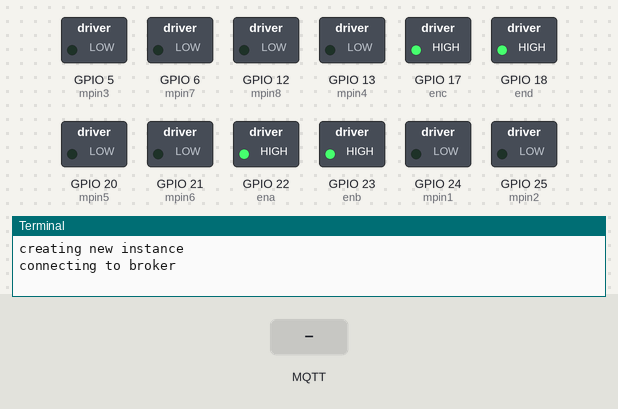
Bench run of a program on a simulated Raspberry Pi (BCM pin numbers). On the bench: switched loads named in the program (green lamp = pin HIGH), the last lines printed to the terminal. Inputs (shaded band) come from the test bench. No MQTT or app messages arrive unless stated.

Above: at 1.3 s.
1.4 s: MQTT message "s" arrives on the first subscribed topic
At 2.6 s:
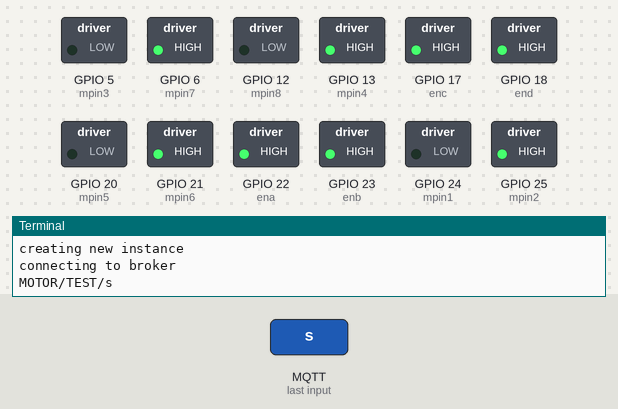
2.9 s: MQTT message "b" arrives on the first subscribed topic
At 3.8 s:
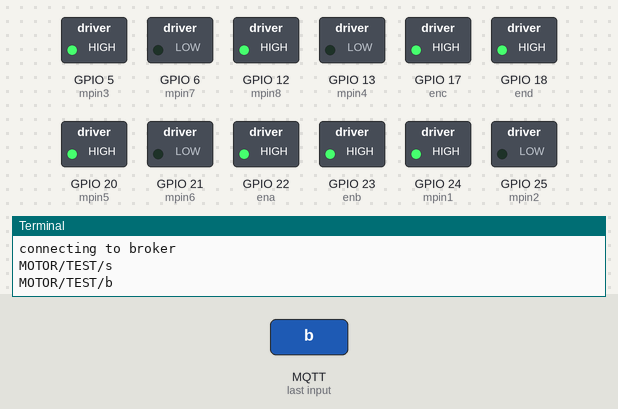
4.4 s: MQTT message "l" arrives on the first subscribed topic
At 4.9 s:
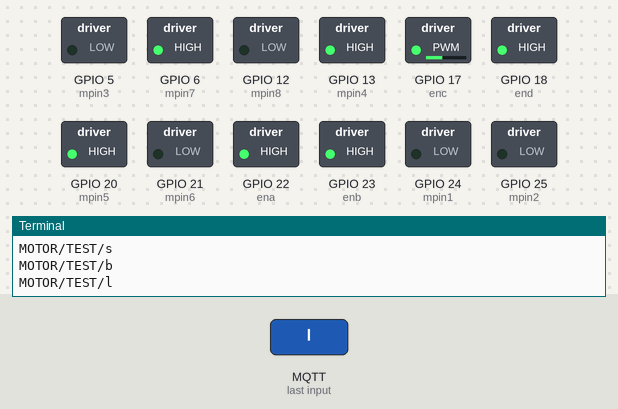
5.9 s: MQTT message "t" arrives on the first subscribed topic
At 7.1 s:
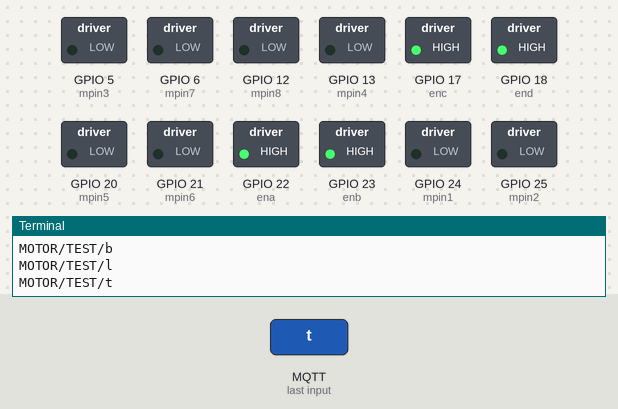
7.4 s: MQTT message "r" arrives on the first subscribed topic
At 8.4 s:
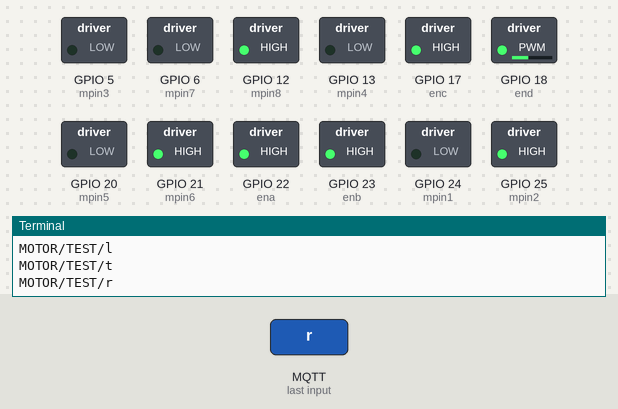
8.9 s: MQTT message "s" arrives on the first subscribed topic
At 9.5 s:
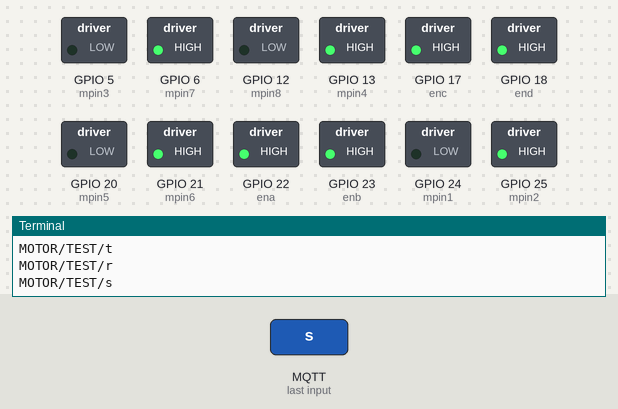
Timing chart, 0 to 11.4 s (numbered marks = the images above; inputs shaded):
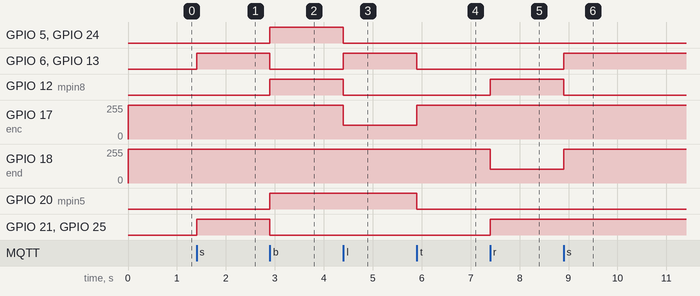

The program:

mqtt02.py
```python
import RPi.GPIO as GPIO
import paho.mqtt.client as mqtt
import sys
import threading
import signal
import os
import time

pin = 4        # 라인 근접 센서
mpin1 = 24      # 앞 왼 바퀴1
mpin2 = 25      # 앞 왼 바퀴2
mpin3 = 5       # 앞 오 바퀴1
mpin4 = 13      # 앞 오 바퀴2
ena = 22        # 앞 오 바퀴 enable 입력
enb = 23        # 앞 오 바퀴 enable 입력
mpin5 = 20      # 뒤 왼 바퀴1
mpin6 = 21      # 뒤 왼 바퀴2
mpin7 = 6       # 뒤 오 바퀴1
mpin8 = 12      # 뒤 오 바퀴2
enc = 17        # 뒤 왼 바퀴 enable 입력
end = 18        # 뒤 오 바퀴 enable 입력

GPIO.setmode(GPIO.BCM)
GPIO.setup(pin, GPIO.IN)
GPIO.setup(mpin1, GPIO.OUT)
GPIO.setup(mpin2, GPIO.OUT)
GPIO.setup(mpin3, GPIO.OUT)
GPIO.setup(mpin4, GPIO.OUT)
GPIO.setup(ena, GPIO.OUT)
GPIO.setup(enb, GPIO.OUT)
GPIO.setup(mpin5, GPIO.OUT)
GPIO.setup(mpin6, GPIO.OUT)
GPIO.setup(mpin7, GPIO.OUT)
GPIO.setup(mpin8, GPIO.OUT)
GPIO.setup(enc, GPIO.OUT)
GPIO.setup(end, GPIO.OUT)

pa = GPIO.PWM(ena, 100)
pb = GPIO.PWM(enb, 100)
pa.start(100)
pb.start(100)
pc = GPIO.PWM(enc, 100)
pd = GPIO.PWM(end, 100)
pc.start(100)
pd.start(100)

GPIO.output(mpin1, False)
GPIO.output(mpin2, False)
GPIO.output(mpin3, False)
GPIO.output(mpin4, False)
GPIO.output(mpin5, False)
GPIO.output(mpin6, False)
GPIO.output(mpin7, False)
GPIO.output(mpin8, False)

def setOg():
    pa.ChangeDutyCycle(100)
    pb.ChangeDutyCycle(100)
    pc.ChangeDutyCycle(100)
    pd.ChangeDutyCycle(100)

def set_left():
    pc.ChangeDutyCycle(40)
    GPIO.output(mpin1, False)
    GPIO.output(mpin2, False)
    GPIO.output(mpin3, False)
    GPIO.output(mpin4, True)
    GPIO.output(mpin5, True)
    GPIO.output(mpin6, False)
    GPIO.output(mpin7, True)
    GPIO.output(mpin8, False)

def set_right():
    pd.ChangeDutyCycle(40)
    GPIO.output(mpin1, False)
    GPIO.output(mpin2, True)
    GPIO.output(mpin3, False)
    GPIO.output(mpin4, False)
    GPIO.output(mpin5, False)
    GPIO.output(mpin6, True)
    GPIO.output(mpin7, False)
    GPIO.output(mpin8, True)

def set_start():
    setOg()
    GPIO.output(mpin1, False)
    GPIO.output(mpin2, True)
    GPIO.output(mpin3, False)
    GPIO.output(mpin4, True)
    GPIO.output(mpin5, False)
    GPIO.output(mpin6, True)
    GPIO.output(mpin7, True)
    GPIO.output(mpin8, False)

def set_back():
    setOg()
    GPIO.output(mpin1, True)
    GPIO.output(mpin2, False)
    GPIO.output(mpin3, True)
    GPIO.output(mpin4, False)
    GPIO.output(mpin5, True)
    GPIO.output(mpin6, False)
    GPIO.output(mpin7, False)
    GPIO.output(mpin8, True)

def stop():
    setOg()
    GPIO.output(mpin1, False)
    GPIO.output(mpin2, False)
    GPIO.output(mpin3, False)
    GPIO.output(mpin4, False)
    GPIO.output(mpin5, False)
    GPIO.output(mpin6, False)
    GPIO.output(mpin7, False)
    GPIO.output(mpin8, False)

def on_message(client, userdata, message):
    topic=str(message.topic)
    message = str(message.payload.decode("utf-8"))
    print(topic+message)

    if message == 's':
        set_start()
    elif message == 'b':
        set_back()
    elif message == 't':
        stop()
    elif message == 'l':
        set_left()
    elif message == 'r':
        set_right()
    else: pass

broker_address='210.119.12.93'
pub_topic = 'MOTOR/TEST/'
print("creating new instance")
client=mqtt.Client("P1") #create new instance
print("connecting to broker")
client.connect(broker_address) #connect to broker
client.subscribe(pub_topic)

# client.on_connect = on_connect
# client.on_disconnect = on_disconnect
client.on_message = on_message


try:
    while True:
        client.loop_forever()
    #GPIO.add_event_detect(pin, GPIO.FALLING, callback=client.loop_forever())
    # while True:
    #     if GPIO.input(pin) == False:
    #         print('path')
    #         if GPIO.input(pin) == True:
    #             break
    #         client.loop_forever()
    #     elif GPIO.input(pin) == True:
    #         print('no path')
    #         stop()


except KeyboardInterrupt:
    GPIO.cleanup()
    sys.exit()
```

Measured:
- after the input at 1.4 s, GPIO 6 (mpin7), GPIO 13 (mpin4), GPIO 21 (mpin6), GPIO 25 (mpin2): LOW → HIGH at once
- after the input at 2.9 s, GPIO 5 (mpin3), GPIO 12 (mpin8), GPIO 20 (mpin5), GPIO 24 (mpin1): LOW → HIGH at once; GPIO 6 (mpin7), GPIO 13 (mpin4), GPIO 21 (mpin6), GPIO 25 (mpin2): HIGH → LOW at once
- after the input at 4.4 s, GPIO 5 (mpin3), GPIO 12 (mpin8), GPIO 24 (mpin1): HIGH → LOW at once; GPIO 6 (mpin7), GPIO 13 (mpin4): LOW → HIGH at once; GPIO 17 (enc): 255/255 → 102/255 at once
- after the input at 5.9 s, GPIO 6 (mpin7), GPIO 13 (mpin4), GPIO 20 (mpin5): HIGH → LOW at once; GPIO 17 (enc): 102/255 → 255/255 at once
- after the input at 7.4 s, GPIO 12 (mpin8), GPIO 21 (mpin6), GPIO 25 (mpin2): LOW → HIGH at once; GPIO 18 (end): 255/255 → 102/255 at once
- after the input at 8.9 s, GPIO 6 (mpin7), GPIO 13 (mpin4): LOW → HIGH at once; GPIO 12 (mpin8): HIGH → LOW at once; GPIO 18 (end): 102/255 → 255/255 at once
